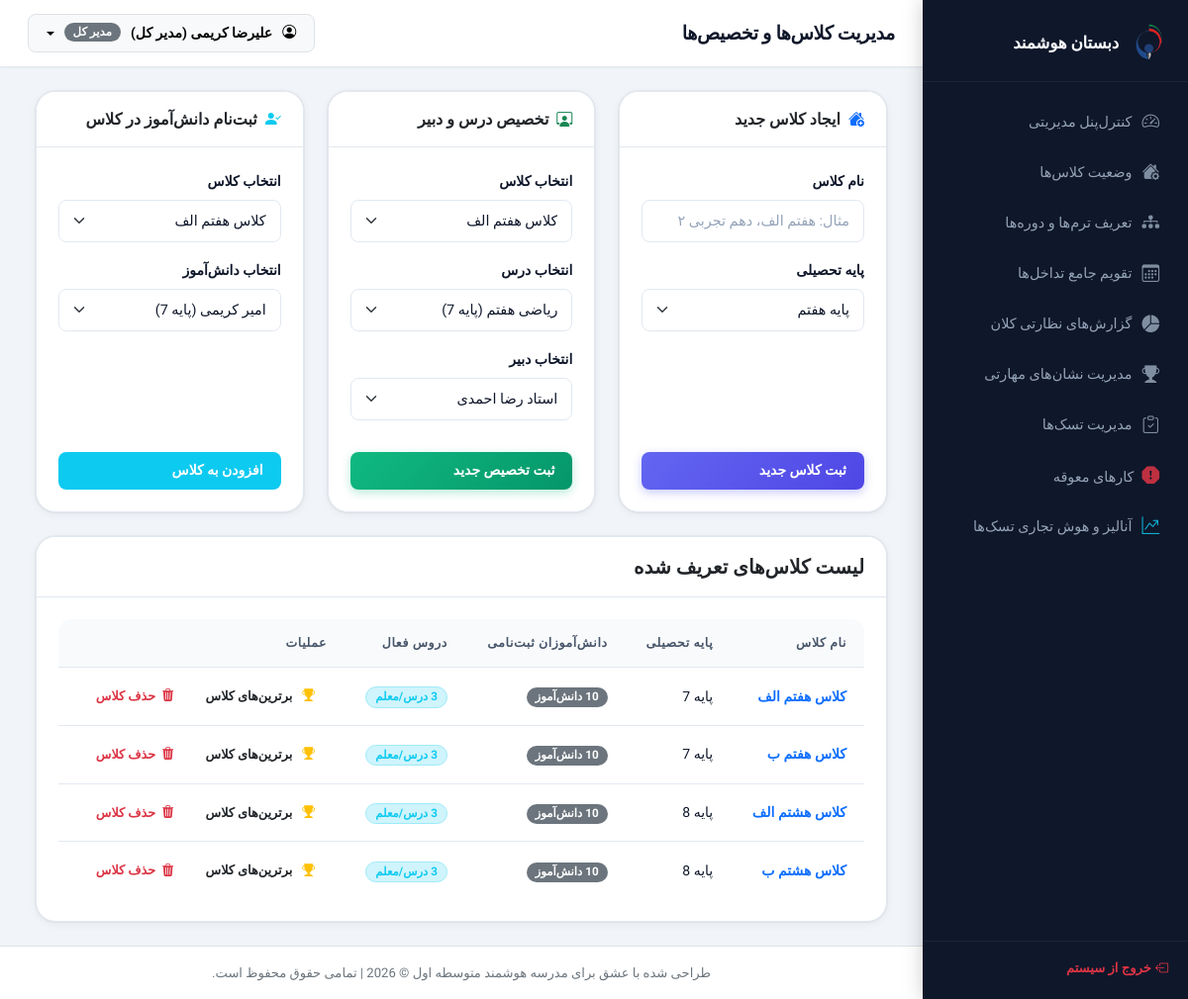
The app's page /operator/classes.php (signed in) with its own data.
### tables this page shows
CREATE TABLE `classes` (
  `id` int(11) NOT NULL,
  `class_name` varchar(100) NOT NULL,
  `grade_level` int(11) NOT NULL
);

### operator/classes.php (the view, shortened to what this page needs)
<?php
require_once '../includes/header.php';
try {
    $classes = $pdo->query("SELECT c.*,
        (SELECT COUNT(*) FROM class_student WHERE class_id = c.id) as students_count,
        (SELECT COUNT(*) FROM class_teacher_course WHERE class_id = c.id) as allocations_count
        FROM classes c ORDER BY c.grade_level ASC, c.class_name ASC")->fetchAll();
    $teachers = $pdo->query("SELECT t.id, u.full_name FROM teachers t JOIN users u ON t.user_id = u.id WHERE u.status = 1")->fetchAll();
    $courses = $pdo->query("SELECT * FROM courses ORDER BY grade_level ASC")->fetchAll();
    $students = $pdo->query("SELECT s.id, u.full_name, s.grade_level FROM students s JOIN users u ON s.user_id = u.id WHERE u.status = 1")->fetchAll();
} catch (PDOException $e) {
    die("خطا در لود اطلاعات کلاس‌ها: " . $e->getMessage());
}
?>
<div class="container-fluid">
    <div class="row g-4 mb-4">
        <div class="col-lg-4">
            <div class="card border-0 shadow-sm rounded-3 h-100">
                <div class="card-header bg-white py-3">
                    <h6 class="fw-bold mb-0"><i class="bi bi-house-add-fill text-primary me-1"></i> ایجاد کلاس جدید</h6>
                </div>
                <div class="card-body d-flex flex-column justify-content-between">
                    <form method="POST" action="" class="h-100 d-flex flex-column justify-content-between">
                        <div>
                            <div class="mb-3">
                                <label class="form-label small fw-bold">نام کلاس</label>
                                <input type="text" name="class_name" class="form-control" placeholder="مثال: هفتم الف، دهم تجربی ۲" required>
                            </div>
                            <div class="mb-3">
                                <label class="form-label small fw-bold">پایه تحصیلی</label>
                                <select name="grade_level" class="form-select" required>
                                    <option value="7">پایه هفتم</option>
                                </select>
                            </div>
                        </div>
                        <button type="submit" class="btn btn-primary w-100 fw-bold mt-3">ثبت کلاس جدید</button>
                    </form>
                </div>
            </div>
        </div>
        <div class="col-lg-4">
            <div class="card border-0 shadow-sm rounded-3 h-100">
                <div class="card-header bg-white py-3">
                    <h6 class="fw-bold mb-0"><i class="bi bi-person-workspace text-success me-1"></i> تخصیص درس و دبیر</h6>
                </div>
                <div class="card-body d-flex flex-column justify-content-between">
                    <form method="POST" action="" class="h-100 d-flex flex-column justify-content-between">
                        <div>
                            <div class="mb-3">
                                <label class="form-label small fw-bold">انتخاب کلاس</label>
                                <select name="class_id" class="form-select" required>
                                    <?php foreach ($classes as $c): ?>
                                        <option value="<?= $c['id'] ?>"><?= htmlspecialchars($c['class_name']) ?></option>
                                    <?php endforeach; ?>
                                </select>
                            </div>
                            <div class="mb-3">
                                <label class="form-label small fw-bold">انتخاب درس</label>
                                <select name="course_id" class="form-select" required>
                                    <?php foreach ($courses as $co): ?>
                                        <option value="<?= $co['id'] ?>"><?= htmlspecialchars($co['course_name']) ?> (پایه <?= $co['grade_level'] ?>)</option>
                                    <?php endforeach; ?>
                                </select>
                            </div>
                            <div class="mb-3">
                                <label class="form-label small fw-bold">انتخاب دبیر</label>
                                <select name="teacher_id" class="form-select" required>
                                    <?php foreach ($teachers as $t): ?>
                                        <option value="<?= $t['id'] ?>"><?= htmlspecialchars($t['full_name']) ?></option>
                                    <?php endforeach; ?>
                                </select>
                            </div>
                        </div>
                        <button type="submit" class="btn btn-success w-100 fw-bold text-white mt-3">ثبت تخصیص جدید</button>
                    </form>
                </div>
            </div>
        </div>
        <div class="col-lg-4">
            <div class="card border-0 shadow-sm rounded-3 h-100">
                <div class="card-header bg-white py-3">
                    <h6 class="fw-bold mb-0"><i class="bi bi-person-check-fill text-info me-1"></i> ثبت‌نام دانش‌آموز در کلاس</h6>
                </div>
                <div class="card-body d-flex flex-column justify-content-between">
                    <form method="POST" action="" class="h-100 d-flex flex-column justify-content-between">
                        <div>
                            <div class="mb-3">
                                <label class="form-label small fw-bold">انتخاب کلاس</label>
                                <select name="class_id" class="form-select" required>
                                    <?php foreach ($classes as $c): ?>
                                        <option value="<?= $c['id'] ?>"><?= htmlspecialchars($c['class_name']) ?></option>
                                    <?php endforeach; ?>
                                </select>
                            </div>
                            <div class="mb-3">
                                <label class="form-label small fw-bold">انتخاب دانش‌آموز</label>
                                <select name="student_id" class="form-select" required>
                                    <?php foreach ($students as $s): ?>
                                        <option value="<?= $s['id'] ?>"><?= htmlspecialchars($s['full_name']) ?> (پایه <?= $s['grade_level'] ?>)</option>
                                    <?php endforeach; ?>
                                </select>
                            </div>
                        </div>
                        <button type="submit" class="btn btn-info w-100 fw-bold text-white mt-3">افزودن به کلاس</button>
                    </form>
                </div>
            </div>
        </div>
    </div>
    <div class="row g-4">
        <div class="col-12">
            <div class="card border-0 shadow-sm rounded-3">
                <div class="card-header bg-white py-3">
                    <h5 class="fw-bold mb-0">لیست کلاس‌های تعریف شده</h5>
                </div>
                <div class="card-body p-0">
                    <?php if (empty($classes)): ?>
                        <div class="text-center py-5">
                            <i class="bi bi-house-gear fs-1 text-secondary mb-2"></i>
                            <p class="text-secondary mb-0">کلاسی در سامانه ثبت نشده است.</p>
                        </div>
                    <?php else: ?>
                        <div class="table-responsive">
                            <table class="table custom-table mb-0">
                                <thead>
                                    <tr>
                                        <th>نام کلاس</th>
                                        <th>پایه تحصیلی</th>
                                        <th>دانش‌آموزان ثبت‌نامی</th>
                                        <th>دروس فعال</th>
                                        <th>عملیات</th>
                                    </tr>
                                </thead>
                                <tbody>
                                    <?php foreach ($classes as $c): ?>
                                        <tr>
                                            <td><a href="class_details.php?class_id=<?= $c['id'] ?>" class="fw-bold text-decoration-none text-primary"><?= htmlspecialchars($c['class_name']) ?></a></td>
                                            <td>پایه <?= $c['grade_level'] ?></td>
                                            <td>
                                                <span class="badge bg-secondary"><?= $c['students_count'] ?> دانش‌آموز</span>
                                            </td>
                                            <td>
                                                <span class="badge bg-info-subtle text-info border border-info-subtle"><?= $c['allocations_count'] ?> درس/معلم</span>
                                            </td>
                                            <td>
                                                <button class="btn btn-outline-warning btn-sm fw-bold me-1 text-dark" onclick="showTopStudents(<?= $c['id'] ?>, '<?= htmlspecialchars($c['class_name']) ?>')">
                                                    <i class="bi bi-trophy-fill text-warning me-1"></i> برترین‌های کلاس
                                                </button>
                                                <button class="btn btn-outline-danger btn-sm" onclick="confirmDeleteClass(<?= $c['id'] ?>, '<?= htmlspecialchars($c['class_name']) ?>')">
                                                    <i class="bi bi-trash3-fill"></i> حذف کلاس
                                                </button>
                                            </td>
                                        </tr>
                                    <?php endforeach; ?>
                                </tbody>
                            </table>
                        </div>
                    <?php endif; ?>
                </div>
            </div>
        </div>
    </div>
</div>
<?php require_once '../includes/footer.php'; ?>

### assets/css/style.css (style rules this page uses)
:root { --sidebar-bg: #0F172A; --sidebar-hover: rgba(99, 102, 241, 0.12); --sidebar-text: #94A3B8; --sidebar-active-text: #FFFFFF; --sidebar-active-bg: rgba(99, 102, 241, 0.2); --sidebar-active-border:#6366F1; --sidebar-width: 268px; --body-bg: #F1F5F9; --card-bg: #FFFFFF; --card-bg-alt: #F8FAFC; --text-primary: #0F172A; --text-secondary: #475569; --text-muted: #94A3B8; --primary: #6366F1; --primary-hover: #4F46E5; --primary-light: rgba(99, 102, 241, 0.1); --primary-subtle: #EEF2FF; --accent: #F97316; --accent-hover: #EA6C00; --accent-light: rgba(249, 115, 22, 0.1); --success: #10B981; --success-light: rgba(16, 185, 129, 0.1); --danger: #EF4444; --danger-light: rgba(239, 68, 68, 0.1); --warning: #F59E0B; --warning-light: rgba(245, 158, 11, 0.1); --info: #3B82F6; --info-light: rgba(59, 130, 246, 0.1); --border: #E2E8F0; --border-strong: #CBD5E1; --shadow-xs: 0 1px 2px rgba(0,0,0,.04); --shadow-sm: 0 2px 8px rgba(0,0,0,.06), 0 0 0 1px rgba(0,0,0,.04); --shadow-md: 0 4px 16px rgba(0,0,0,.08), 0 0 0 1px rgba(0,0,0,.04); --shadow-lg: 0 8px 32px rgba(0,0,0,.10), 0 0 0 1px rgba(0,0,0,.04); --shadow-clay: 4px 4px 0px rgba(99,102,241,.18), 0 4px 16px rgba(99,102,241,.12); --radius-sm: 8px; --radius-md: 14px; --radius-lg: 20px; --radius-xl: 28px; --radius-pill: 999px; --ease: cubic-bezier(0.25, 0.8, 0.25, 1); --transition: 0.22s var(--ease); }
*, *::before, *::after { box-sizing: border-box; }
html { scroll-behavior: smooth; }
body { font-family: 'Vazirmatn', system-ui, sans-serif; background-color: var(--body-bg); color: var(--text-primary); direction: rtl; overflow-x: hidden; -webkit-font-smoothing: antialiased; font-size: 15px; line-height: 1.6; }
.card { border-radius: var(--radius-lg) !important; border: 1px solid var(--border) !important; box-shadow: var(--shadow-sm) !important; transition: box-shadow var(--transition), transform var(--transition); overflow: hidden; }
.card-header { background-color: var(--card-bg) !important; border-bottom: 1px solid var(--border) !important; padding: 18px 22px !important; }
.card-body { padding: 22px !important; }
.custom-table { border-radius: var(--radius-md); overflow: hidden; background-color: var(--card-bg); width: 100%; border-collapse: separate; border-spacing: 0; }
.custom-table thead th { background-color: var(--card-bg-alt); color: var(--text-secondary); font-weight: 600; font-size: 0.78rem; text-transform: uppercase; letter-spacing: 0.6px; border-bottom: 1px solid var(--border); padding: 14px 18px; white-space: nowrap; }
.custom-table tbody td { padding: 14px 18px; border-bottom: 1px solid var(--border); vertical-align: middle; color: var(--text-primary); font-size: 0.875rem; transition: background var(--transition); }
.custom-table tbody tr:last-child td { border-bottom: none; }
.form-label { font-weight: 600; font-size: 0.875rem; color: var(--text-primary); margin-bottom: 7px; }
.form-control, .form-select { border: 1.5px solid var(--border); border-radius: var(--radius-sm); padding: 10px 14px; font-size: 0.9rem; font-family: 'Vazirmatn', sans-serif; transition: border-color var(--transition), box-shadow var(--transition); background-color: var(--card-bg); color: var(--text-primary); }
.form-control::placeholder { color: var(--text-muted); }
.btn { border-radius: var(--radius-sm); padding: 9px 18px; font-weight: 600; font-size: 0.875rem; font-family: 'Vazirmatn', sans-serif; transition: all var(--transition); cursor: pointer; display: inline-flex; align-items: center; gap: 6px; border: none; line-height: 1.4; }
.btn-primary { background: linear-gradient(135deg, var(--primary) 0%, var(--primary-hover) 100%); color: white; box-shadow: 0 3px 10px rgba(99,102,241,.35); }
.btn-success { background: linear-gradient(135deg, #10B981 0%, #059669 100%); color: white; box-shadow: 0 3px 10px rgba(16,185,129,.3); }
.btn-sm { padding: 6px 12px; font-size: 0.8rem; border-radius: 8px; }
.badge { font-family: 'Vazirmatn', sans-serif; font-weight: 600; font-size: 0.73rem; padding: 4px 9px; border-radius: var(--radius-pill); letter-spacing: 0; }
.container-fluid { animation: fadeInUp 0.25s var(--ease); }

### records on screen
classes: class_name "کلاس هفتم الف", grade_level "7", allocations_count "3"
classes: class_name "کلاس هفتم ب", grade_level "7", allocations_count "3"
classes: class_name "کلاس هشتم الف", grade_level "8", allocations_count "3"
classes: class_name "کلاس هشتم ب", grade_level "8", allocations_count "3"

### other values on screen
$currentUser['full_name'] "علیرضا کریمی (مدیر کل)"
get_role_fa($currentUser['role']) "مدیر کل"
form field class_id "کلاس هفتم الف"
form field course_id "ریاضی هفتم (پایه 7)"
form field teacher_id "استاد رضا احمدی"
form field student_id "امیر کریمی (پایه 7)"
